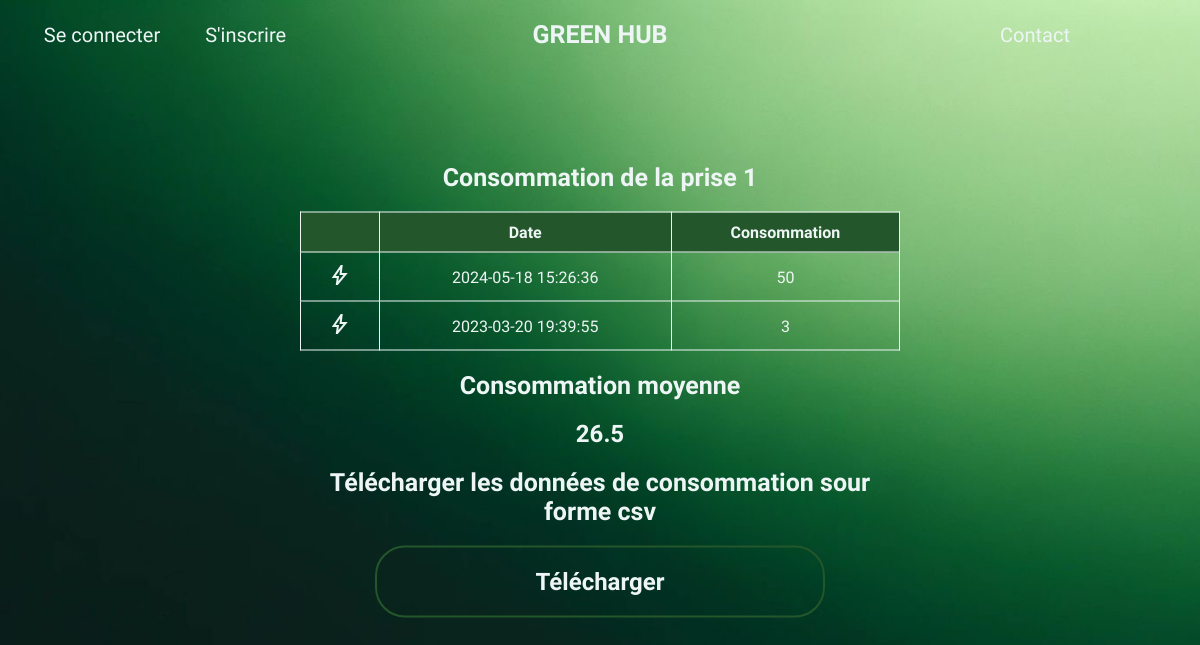
/prise.php?id=1, run on the app's committed database.
### tables this page shows
CREATE TABLE `consommation` (
  `Id_consommation` int(11) NOT NULL,
  `valeur` float DEFAULT NULL,
  `dateConsomation` datetime DEFAULT NULL,
  `Id_prise` int(11) NOT NULL
);

### prise.php (the view, shortened to what this page needs)
<!DOCTYPE html>
<html>
<head>
    <link rel="stylesheet" type="text/css" href="style.css">
</head>
<body>
    <nav class="navbar">
        <div class="left">
            <a href="loca-pro-connexion.html">Se connecter</a>
            <a href="loca-pro-inscription.html">S'inscrire</a>
        </div>
        <div class="middle">
            <a href="index.php">GREEN HUB</a>
        </div>
        <div class="right">
            <a href="contact.html">Contact</a>
        </div>
    </nav>
    <div class="container">
        <div class="content">
            <?php
                include('includes/connect.php');
                $id = $_GET['id'];
                $sql = "SELECT * FROM consommation WHERE Id_prise = '$id'";
                $consommations = $conn->query($sql);
            ?>
            <table>
                <h2>Consommation de la prise <?php echo $id; ?></h2>
                <tr>
                    <th></th>
                    <th>Date</th>
                    <th>Consommation</th>
                </tr>
                <?php
                    foreach ($consommations as $consommation) {
                        echo "<tr>";
                            echo "<td><a href='prise.php?id=".$consommation['Id_prise']."'><span class='material-symbols-outlined'>bolt</span></a></td>";
                            echo "<td>".$consommation['dateConsomation']."</td>";
                            echo "<td>".$consommation['valeur']."</td>";
                        echo "</tr>";
                    }
                ?>
            </table>
            <h2>Consommation moyenne</h2>
            <?php
                $sql = "SELECT AVG(valeur) as moyenne FROM consommation WHERE Id_prise = '$id'";
                $moyenne = $conn->query($sql);
                $moyenne = $moyenne->fetch_assoc();
                echo "<p>".$moyenne['moyenne']."</p>";
            ?>
            <h2>Télécharger les données de consommation sour forme csv</h2>
            <form action="prise.php" method="post">
                <button type="submit" class="btn-connexion" name="telecharger" style="display: inline;">Télécharger</button>
            </form>
        </div>
    </div>
</body>
</html>

### style.css (style rules this page uses)
* { margin: 0; padding: 0; box-sizing: border-box; font-family: "Reddit Sans", sans-serif; }
body { background-image: url('images/background.JPG'); background-size: cover; background-position: center; background-repeat: no-repeat; width: 100vw; height: 100vh; margin: 0; padding: 0; }
a { text-decoration: none; color: #edf5f5; }
h1, h2, h3, h4, h5, h6 { color: #edf5f5; font-size: 25px; font-weight: bold; }
table { width: 100%; border-collapse: collapse; margin: 20px 0; }
td { padding: 10px; text-align: center; border: 1px solid #edf5f5; color: #edf5f5 !important; }
th { padding: 10px; text-align: center; border: 1px solid #edf5f5; background-color: #24562b; color: #edf5f5; }
.navbar { display: flex; justify-content: space-around; align-items: center; padding: 20px; font-size: 20px; }
.middle { text-align: center; width: 50%; }
.middle a { font-size: 25px; font-weight: bold; }
.left, .right { text-align: center; width: 25%; }
.left a { margin: 20px; }
.container { position: absolute; top: 50%; left: 50%; transform: translate(-50%, -50%); }
.content { text-align: center; }
.btn-connexion { color: #edf5f5; border-radius: 30px; font-size: 24px; background-color: transparent; text-align: center; font-weight: bold; padding: 20px; margin: 20px; border: 2px solid #24562b; display: flex; flex-wrap: nowrap; justify-content: space-around; align-items: center; width: 450px; }
p { color: #edf5f5; font-size: 24px; font-weight: bold; margin: 20px; }

### data on the page
consommation: dateConsomation "2024-05-18 15:26:36", valeur "50"
consommation: dateConsomation "2023-03-20 19:39:55", valeur "3"

### other printed values
$id "1"
$moyenne['moyenne'] "26.5"
